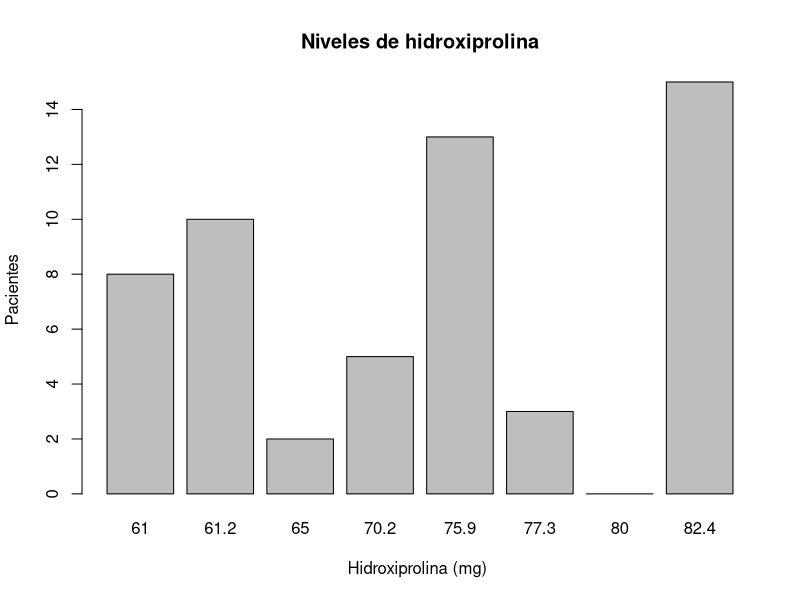
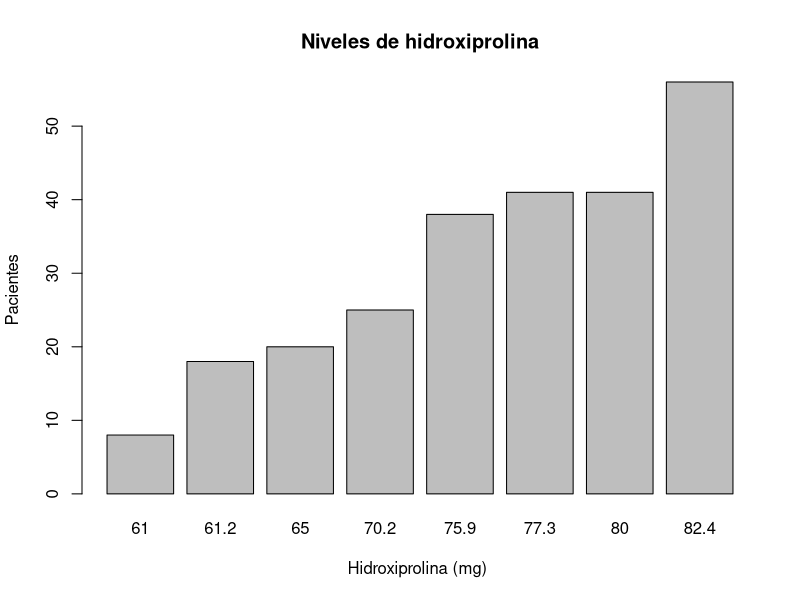
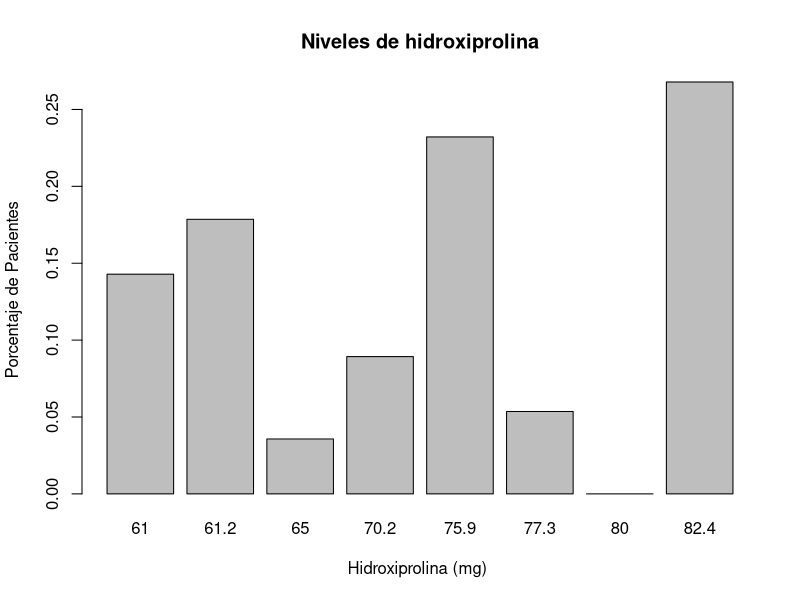
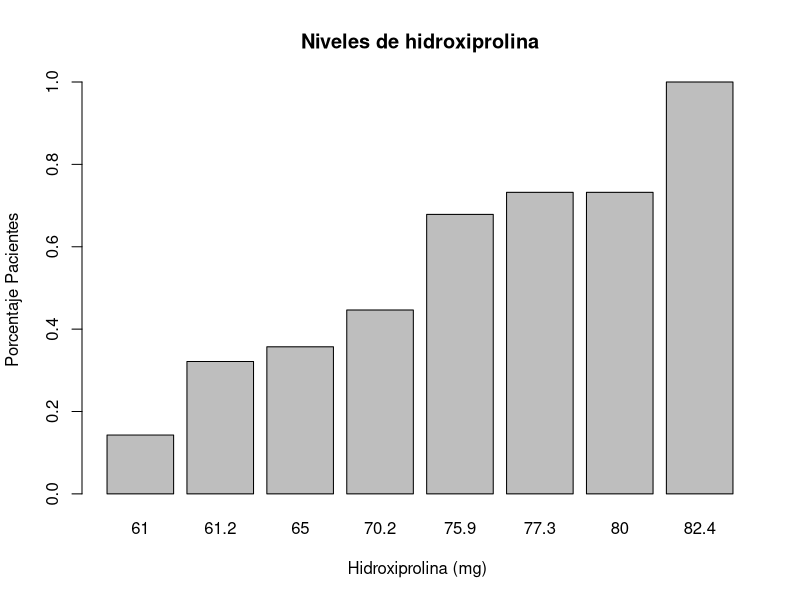
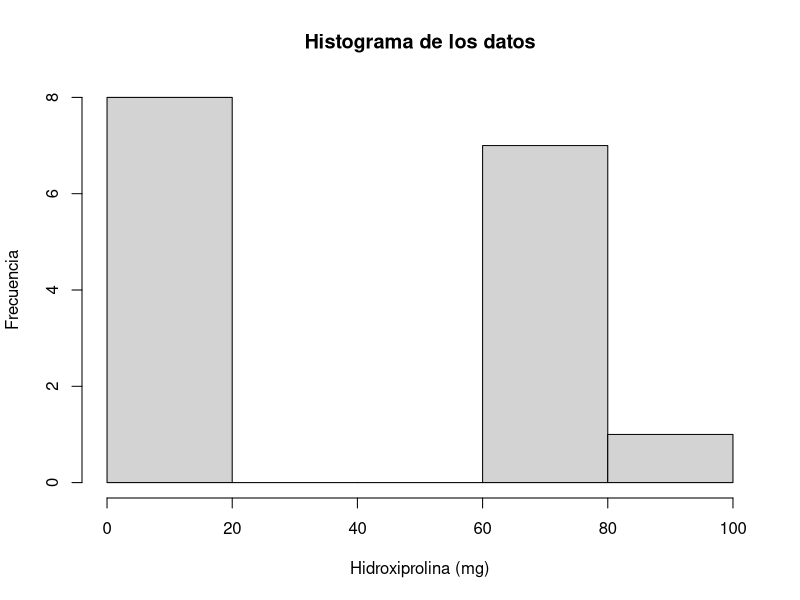
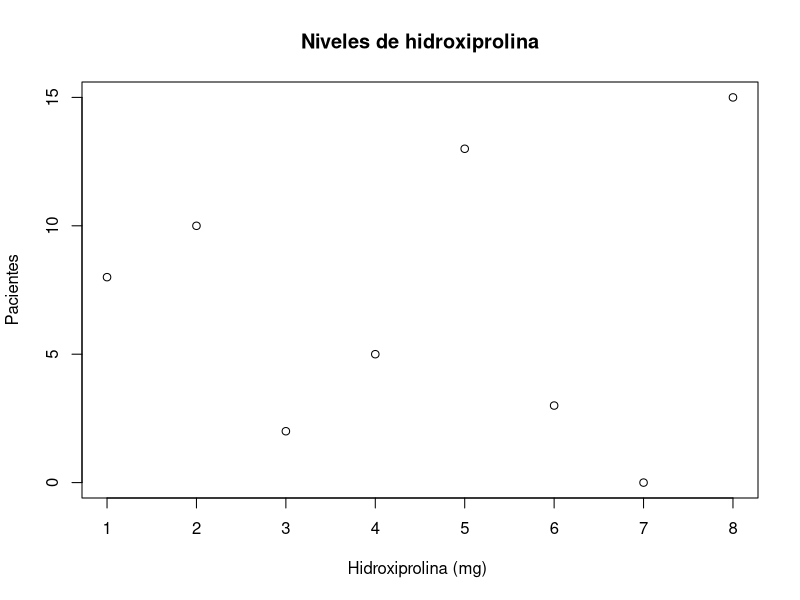

Write R code to recreate these figures, in order.
# Solucion punto 4

# Hidroxiproplina
hidro<-c(77.3,61.2,82.4,75.9,61,70.2,65,80)

# Numero de pacientes
num_pacientes <- c(3,10,15,13,8,5,2,0)

data<-cbind(hidro, num_pacientes)

data = data[order(data[,1]),];

hidro<-data[,1]
num_pacientes<-data[,2]


# A) Tabla de frecuencias

x<-hidro
absoluta<-num_pacientes
absoluta_acumulada <- cumsum(num_pacientes)
frecuencia_relativa<-num_pacientes/sum(num_pacientes)
relativa_acumulada <- cumsum(num_pacientes/sum(num_pacientes))
cbind(x,absoluta,absoluta_acumulada,frecuencia_relativa, relativa_acumulada)


# Diagrama de barras para las frecuencias absoluta, relativa y acumulada

barplot(absoluta,cex.names=1,names.arg=hidro,xlab="Hidroxiprolina (mg) ",ylab="Pacientes",main="Niveles de hidroxiprolina")
barplot(absoluta_acumulada,cex.names=1,names.arg=hidro,xlab="Hidroxiprolina (mg) ",ylab="Pacientes",main="Niveles de hidroxiprolina")
barplot(frecuencia_relativa,cex.names=1,names.arg=hidro,xlab="Hidroxiprolina (mg) ",ylab="Porcentaje de Pacientes",main="Niveles de hidroxiprolina")
barplot(relativa_acumulada,cex.names=1,names.arg=hidro,xlab="Hidroxiprolina (mg) ",ylab="Porcentaje Pacientes",main="Niveles de hidroxiprolina")


# B) Medidas de tendencia central

summary(num_pacientes)

# C) Medidas de desviacion

var(num_pacientes)
sd(num_pacientes)

# Creo un vector para calcular las medidas de tendencia con todos los valores
datos<-vector()

for (i in 1:length(hidro)){
  datos<-c(datos,rep(hidro[i],num_pacientes[i]))
}
# Medidas de tendencia con metros

summary(datos)

# Desviacion con metros

var(datos)
sd(datos)


# D) Grafico de barras

hist(data, xlab = "Hidroxiprolina (mg)", ylab = "Frecuencia", main = "Histograma de los datos")

# E) Grafico de dispersion

plot(num_pacientes, xlab="Hidroxiprolina (mg) ",ylab="Pacientes",main="Niveles de hidroxiprolina")

# F) Conclusiones

# La mayor cantidad de Hidroxiprolina absorbida por los pacientes fue del 82.40%,
# frente a un promedio de 72.06%. En la gr�fica podemos percibir un peque�o sesgo
# a la izquierda esto tambi�n es evidenciable ya que la mediana es mayor a la media.


